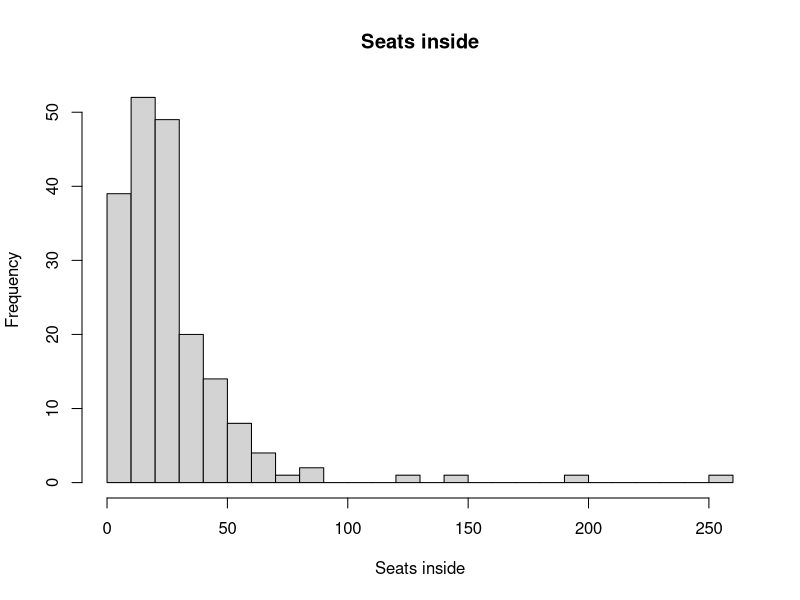
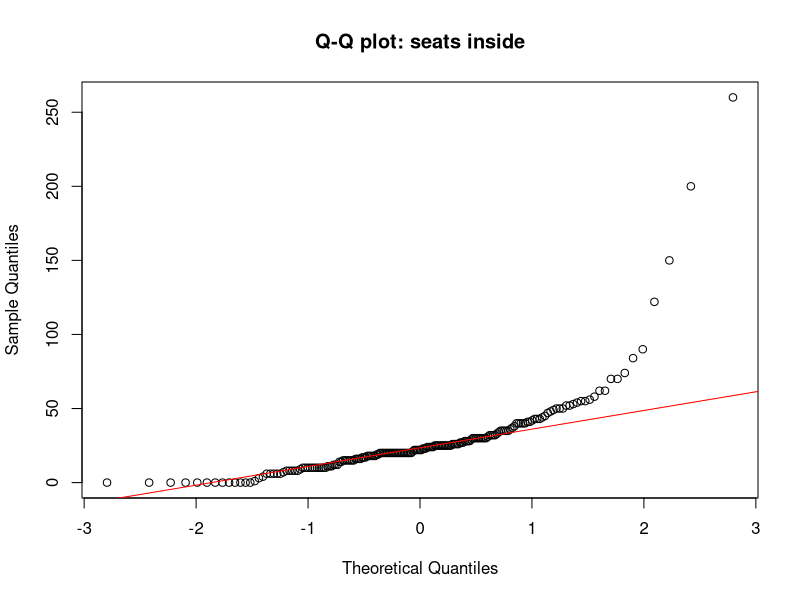
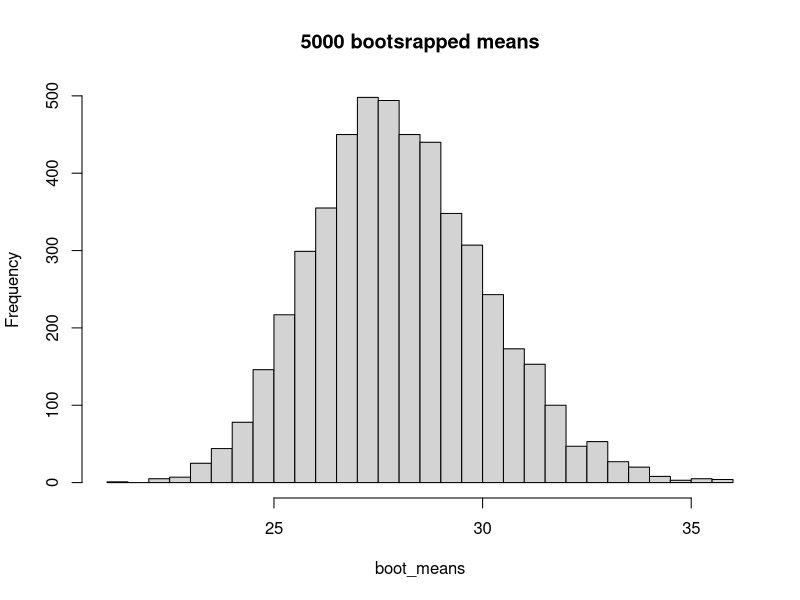
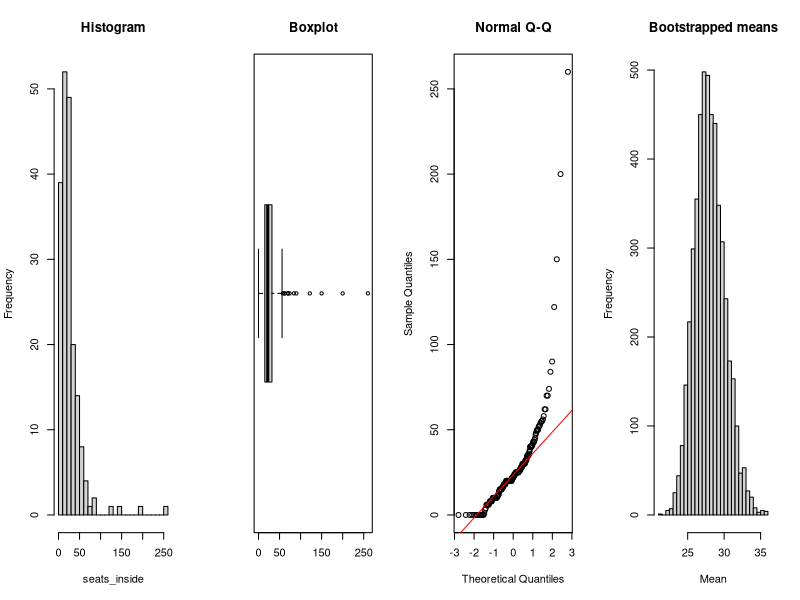
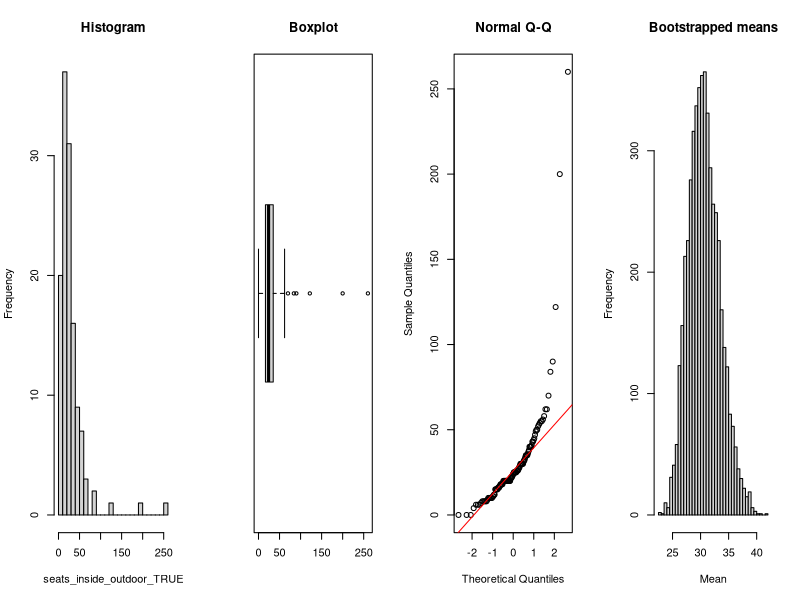
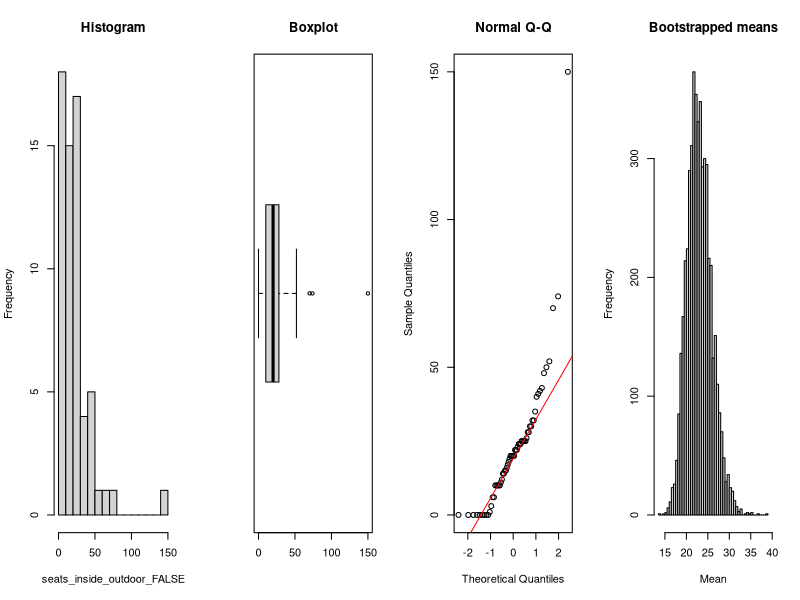
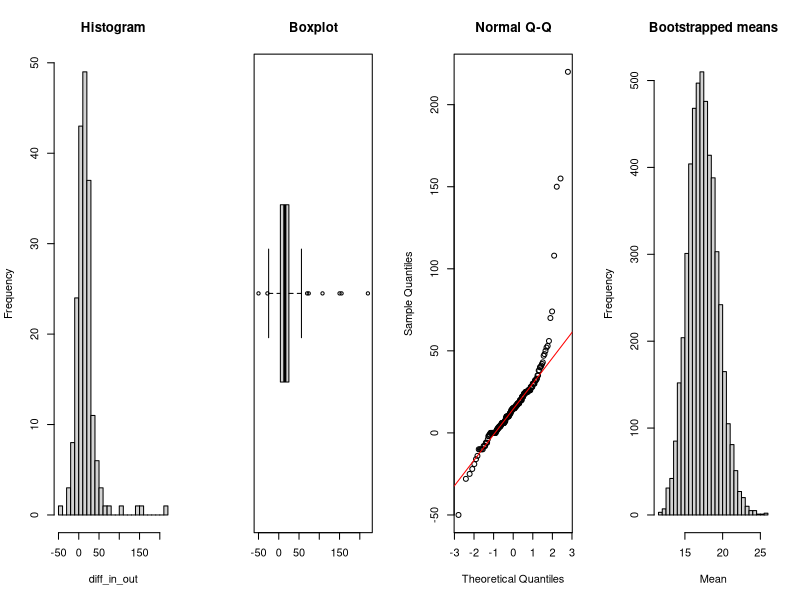
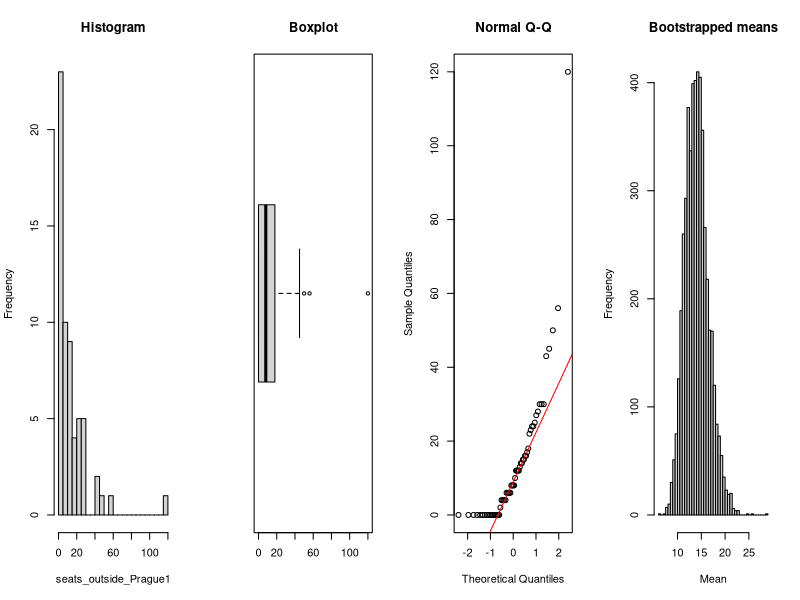

Source code (R) for these figures, in order:

# WHAT: a helper that installs a package if it is missing, then loads it,
#       so the script also runs on a computer that doesn't have the package yet.
# HOW:  requireNamespace() checks whether it is installed; if not ('!'),
#       install.packages() installs it from CRAN; library() then loads it
#       (character.only = TRUE because the name is stored in a variable).
load_packages <- function(packages) {
  for (pkg in packages) {
    if (!requireNamespace(pkg, quietly = TRUE)) {
      install.packages(pkg, repos = "https://cloud.r-project.org")
    }
    library(pkg, character.only = TRUE)
  }
}

# WHAT: loads xtable, the package that turns an R table into a LaTeX table
#       for the report (installing it first if needed).
# HOW:  our load_packages() helper.
load_packages("xtable")

# WHAT: makes the folders where the report looks for tables and figures.
# HOW:  dir.create(); recursive = TRUE also makes the parent folder 'report';
#       showWarnings = FALSE stays quiet if they already exist.
dir.create("report/tables",  recursive = TRUE, showWarnings = FALSE)
dir.create("report/figures", recursive = TRUE, showWarnings = FALSE)


df <- read.csv("analysis/dataset.csv")

hist(df$seats_inside, breaks =30, main= "Seats inside", xlab = "Seats inside")
# cafes with or without seat count
sum(!is.na(df$seats_inside))
sum(is.na(df$seats_inside))

#average and middle

mean(df$seats_inside, na.rm = TRUE)
median(df$seats_inside, na.rm = TRUE)

sd(df$seats_inside, na.rm = TRUE)

x <- na.omit(df$seats_inside)

mean((x - mean(x))^3) / sd(x)^3

#-------     

qqnorm(x, main= "Q-Q plot: seats inside")

qqline(x, col="red")

#----
length(x)

set.seed(2026)

boot_means <- replicate(5000, mean(sample(x, replace = TRUE)))
hist(boot_means, breaks = 40, main = "5000 bootsrapped means")

mean((boot_means - mean(boot_means))^3) / sd(boot_means)^3


#------

#checks

# WHAT: our check function, now also saving 4 plots as a PDF and returning the
#       descriptive statistics. 'file' is the short name for the PDF.
# HOW:  function(x, file) takes two inputs: the values, and a file name.
check <- function(x, file) {
  # WHAT: counts the missing values first (the brief asks to report them).
  # HOW:  is.na() marks missing values; sum() counts them.
  n_missing <- sum(is.na(x))
  # WHAT: drop missing values.  HOW: na.omit().
  x <- na.omit(x)
  # WHAT: skewness of the data itself.  HOW: the same formula as before.
  skew <- mean((x - mean(x))^3) / sd(x)^3
  # WHAT: the bootstrap of the mean.  HOW: set.seed + replicate, as before.
  set.seed(2026)
  boot_means <- replicate(5000, mean(sample(x, replace = TRUE)))
  # WHAT: skewness of the 5,000 averages.  HOW: same formula.
  boot_skew <- mean((boot_means - mean(boot_means))^3) / sd(boot_means)^3
  # WHAT: rule 1: normal if |skewness| < 1.  HOW: abs() drops the minus sign.
  normal <- abs(skew) < 1
  # WHAT: rule 2: CLT applies if 30+ cafes AND the averages look normal.  HOW: '&' = AND.
  clt <- length(x) >= 30 & abs(boot_skew) < 0.5
  # WHAT: the verdict.  HOW: '|' = OR; ifelse() picks the word.
  verdict <- ifelse(normal | clt, "Parametric", "Non-parametric")
  
  # WHAT: opens a PDF file, e.g. report/figures/D_seats_inside.pdf.
  # HOW:  paste0() glues the pieces of the name together with no spaces;
  #       pdf() starts drawing into that file (10 x 2.8 inches).
  pdf(paste0("report/figures/D_", file, ".pdf"), width = 10, height = 2.8)
  # WHAT: puts 4 plots side by side in one row.  HOW: par(mfrow = c(rows, columns)).
  par(mfrow = c(1, 4))
  # WHAT: plot 1, histogram.  HOW: hist().
  hist(x, breaks = 20, main = "Histogram", xlab = file)
  # WHAT: plot 2, boxplot.  HOW: boxplot(), drawn sideways.
  boxplot(x, horizontal = TRUE, main = "Boxplot")
  # WHAT: plot 3, normal Q-Q plot with its red reference line.  HOW: qqnorm(), qqline().
  qqnorm(x, main = "Normal Q-Q")
  qqline(x, col = "red")
  # WHAT: plot 4, the 5,000 bootstrapped means.  HOW: hist().
  hist(boot_means, breaks = 40, main = "Bootstrapped means", xlab = "Mean")
  # WHAT: closes and saves the PDF.  HOW: dev.off() = "device off".
  dev.off()
  
  # WHAT: returns one row: the statistics (rounded) plus the verdict.
  # HOW:  data.frame(); IQR() = interquartile range; round(x, 1) = 1 decimal.
  data.frame(n = length(x), missing = n_missing, mean = round(mean(x), 1), sd = round(sd(x), 1),
             median = median(x), iqr = IQR(x), min = min(x), max = max(x),
             skew = round(skew, 2), normal, clt, verdict)
}

# ---- Step 6: The decision table ----

# WHAT: runs check() on every variable and group, saving a PDF for each, and
#       stacks the results into one table D (one row per group).
# HOW:  each check(values, "file name") returns one row; cbind() adds the label;
#       rbind() stacks the rows.
D <- rbind(
  cbind(group = "A1: seats inside, all cafes",
        check(df$seats_inside, "seats_inside")),
  cbind(group = "A2: seats inside, WITH terrace",
        check(df$seats_inside[df$has_outdoor %in% TRUE], "seats_inside_outdoor_TRUE")),
  cbind(group = "A2: seats inside, WITHOUT terrace",
        check(df$seats_inside[df$has_outdoor %in% FALSE], "seats_inside_outdoor_FALSE")),
  cbind(group = "A3: inside minus outside",
        check(df$seats_inside - df$seats_outside, "diff_in_out")),
  cbind(group = "A4: seats outside, Prague 1",
        check(df$seats_outside[df$district_A4 %in% "Prague 1"], "seats_outside_Prague1")),
  cbind(group = "A4: seats outside, Prague 2",
        check(df$seats_outside[df$district_A4 %in% "Prague 2"], "seats_outside_Prague2")),
  cbind(group = "A4: seats outside, Prague 3",
        check(df$seats_outside[df$district_A4 %in% "Prague 3"], "seats_outside_Prague3")),
  cbind(group = "A4: seats outside, Prague 5",
        check(df$seats_outside[df$district_A4 %in% "Prague 5"], "seats_outside_Prague5")),
  cbind(group = "A4: seats outside, Prague 7",
        check(df$seats_outside[df$district_A4 %in% "Prague 7"], "seats_outside_Prague7")),
  cbind(group = "A4: seats outside, Prague 8",
        check(df$seats_outside[df$district_A4 %in% "Prague 8"], "seats_outside_Prague8")),
  cbind(group = "A6-A10: Price Level (CZK)",
        check(df$price_level, "price_level")),
  cbind(group = "A8: distance from Orloj (km)",
        check(df$dist_orloj, "dist_orloj"))
)

# WHAT: shows the table.  HOW: typing its name prints it.
D

# WHAT: saves the DECISION columns as report/tables/D_table.tex (main text).
# HOW:  D[, c(...)] picks the columns; xtable() + print(file = ) writes LaTeX;
#       no row numbers; booktabs = clean lines; floating = FALSE (caption is in report.tex).
print(xtable(D[, c("group", "n", "skew", "normal", "clt", "verdict")]),
      file = "report/tables/D_table.tex",
      include.rownames = FALSE, booktabs = TRUE, floating = FALSE)

# WHAT: saves the STATISTICS columns as report/tables/D_stats.tex (appendix).
# HOW:  same as above, other columns.
print(xtable(D[, c("group", "n", "missing", "mean", "sd", "median", "iqr", "min", "max")]),
      file = "report/tables/D_stats.tex",
      include.rownames = FALSE, booktabs = TRUE, floating = FALSE)

# ---- Step 7: Yes/no variables (counts and percentages) ----

# WHAT: a table with the Yes and No counts of the four yes/no variables.
# HOW:  sum(x, na.rm = TRUE) counts the TRUEs (Yes); sum(!x, ...) counts the
#       FALSEs (No), because '!' flips FALSE to TRUE.
cat_tab <- data.frame(
  variable = c("Small cafe (15 or fewer seats)", "Top-rated (4.7 or higher)",
               "Outdoor seating", "Above-median Price Level"),
  yes = c(sum(df$small_cafe, na.rm = TRUE), sum(df$top_rated, na.rm = TRUE),
          sum(df$has_outdoor, na.rm = TRUE), sum(df$above_median_price, na.rm = TRUE)),
  no  = c(sum(!df$small_cafe, na.rm = TRUE), sum(!df$top_rated, na.rm = TRUE),
          sum(!df$has_outdoor, na.rm = TRUE), sum(!df$above_median_price, na.rm = TRUE)))

# WHAT: the percentage of Yes for each variable.
# HOW:  yes / (yes + no) x 100, rounded to 1 decimal.
cat_tab$percent_yes <- round(100 * cat_tab$yes / (cat_tab$yes + cat_tab$no), 1)

# WHAT: shows it, and saves it as report/tables/D_categorical.tex.
# HOW:  print, then xtable() + print(file = ).
cat_tab
print(xtable(cat_tab), file = "report/tables/D_categorical.tex",
      include.rownames = FALSE, booktabs = TRUE, floating = FALSE)
